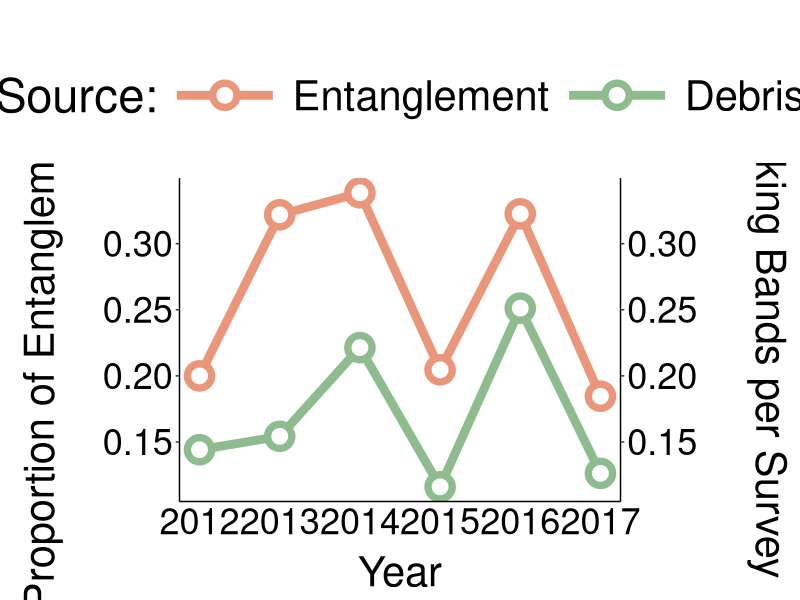

Reproduce this figure in R. (Note: this script raises an error after producing the figure.)
##################################################
### PACKING BAND ANALYSIS
### CREATED FEB 4, 2020
### LAST EDITED FEB 4, 2020
### liz.allyn@allyn.org
##################################################

# PACKAGES
library(ggplot2)
library(reshape2)

# READ IN DATA
setwd("~/Projects/Sea Lion Entanglement Project/Upload to Box when edited")
PB <- read.csv("Packing band analysis.csv")

# DATA MANIPULATION

PB.long <- melt(data = PB, id.vars = c("Year"), variable.name = "Source")

# LINE WITHOUT 2018

PB2017 <- data.frame(PB[1:6,])
PB.2017long <- melt(data = PB2017, id.vars = c("Year"), variable.name = "Source")
PB.2017long$value <- as.numeric(PB.2017long$value)

# set the theme

theme.pb2017.line <- theme_classic() +
  theme(plot.margin = margin(t=20,r=10,b=10,l=10),
        axis.title = element_text(size = 30), 
        axis.title.x = element_text(color = "black", hjust = 0.5, vjust = 0), 
        axis.title.y = element_text(hjust = 0.5, vjust = 0, color = "black"), 
        plot.title = element_blank(), 
        axis.ticks.x = element_blank(),
        axis.text.x = element_text(size = 26, colour = "black"), 
        axis.text.y = element_text(size = 26, colour = "black"), 
        legend.position = "top", 
        legend.title = element_text(size = 34, colour = "black"), 
        legend.text = element_text(size = 30, colour = "black"), 
        legend.key.size = unit(6, "line")) # size of color boxes

# build the plot

plot.PB2017.line <- 
  ggplot(data = PB.2017long) +
  geom_line(aes(x = Year, y = value, group = Source, col = Source), size = 3) + 
  geom_point(aes(x = Year, y = value, col = Source), size = 10) +
  geom_point(aes(x = Year, y = value), col = "white", show.legend = T, size = 5) +
  labs(y = "Proportion of Entanglements \n") +
  theme.pb2017.line + 
  scale_color_manual(name = "Source:", 
                     labels = c("Entanglement", "Debris"), 
                     values = c("Entanglement" = "darksalmon", 
                                "Debris" = "darkseagreen")) +
  scale_y_continuous(sec.axis = dup_axis(name = "Packing Bands per Survey \n"))

plot(plot.PB2017.line)

# PLOTTING - NOT USED!

# SCATTER

# set the theme
theme.PB.scatter <- theme_classic() +
  theme(axis.title = element_text(size = 15), 
        axis.title.x = element_text(color = "black", hjust = 0.5, vjust = 1), 
        axis.title.y = element_text(hjust = 0.4, vjust = 1, color = "black"), 
        plot.title = element_blank(), 
        axis.text.x = element_text(size = 13, colour = "black"), 
        axis.text.y = element_text(size = 13, colour = "black"), 
        legend.position = "right", 
        legend.title = element_text(size = 15, colour = "black"), 
        legend.text = element_text(size = 13, colour = "black"))

# build the plot
scatter.pb <- 
  ggplot(data = PB, aes(x = Debris, y = Entanglement)) +
  theme.PB.scatter +
  geom_point(aes(col = Year), size = 4) +
  scale_color_brewer(palette = "Set2", direction = -1) +
  geom_smooth(method = "lm", se = F, size = 2, col = "darkgrey") 

# plot it
plot(scatter.pb)


# LINE PLOT

# set the theme

theme.PB.line <- theme_classic() +
  theme(axis.title = element_text(size = 15), 
        axis.title.x = element_text(color = "black", hjust = 0.5, vjust = 1), 
        axis.title.y = element_text(hjust = 0.5, vjust = 1, color = "black"), 
        plot.title = element_blank(), 
        axis.ticks.x = element_blank(),
        axis.text.x = element_text(size = 13, colour = "black"), 
        axis.text.y = element_text(size = 13, colour = "black"), 
        legend.position = "right", 
        legend.title = element_text(size = 15, colour = "black"), 
        legend.text = element_text(size = 13, colour = "black"))

# build the plot

plot.PB.line <- 
  ggplot(data = PB) +
  geom_line(aes(x = Year, y = Entanglement), col = "darksalmon", size = 1.5) +
  geom_line(aes(x = Year, y = Debris), col = "darkseagreen", size = 1.5) + 
  geom_point(aes(x = Year, y = Entanglement), col = "darksalmon", size = 3) +
  geom_point(aes(x = Year, y = Debris), col = "darkseagreen", size = 3) +
  labs(y = "Packing Band Occurrence") +
  theme.PB.line

# plotting

plot(plot.PB.line)

